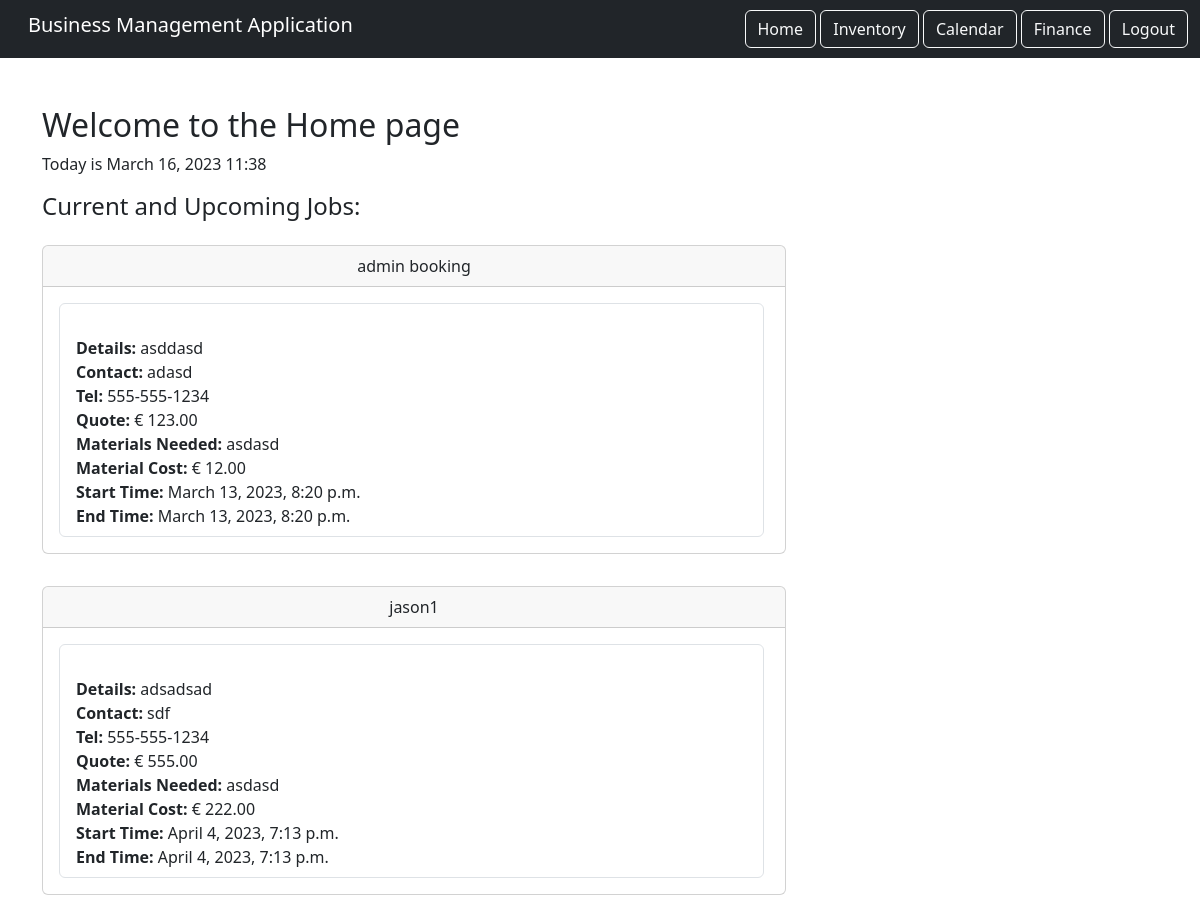
Page / (signed in) on the earlier database version.
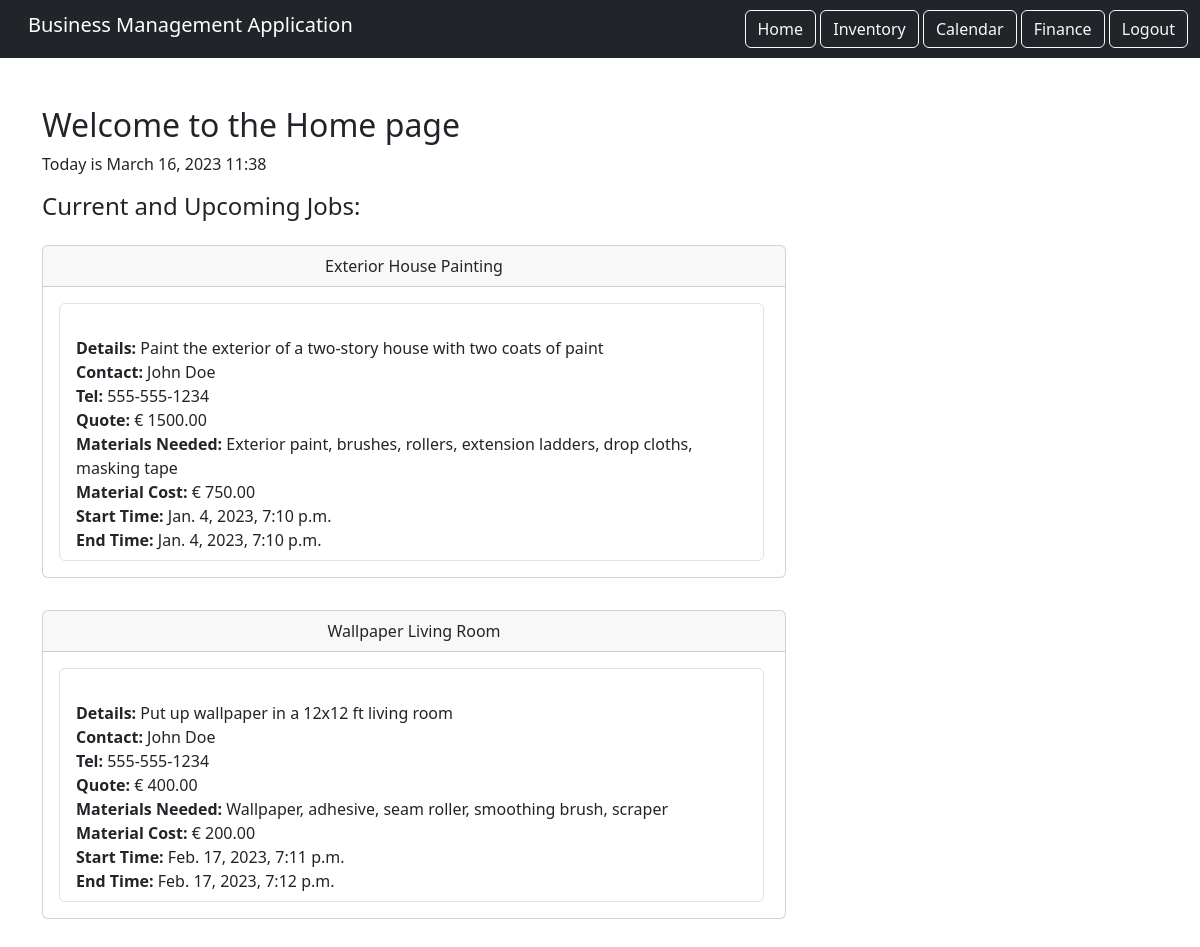
Same page on the later database version.
### calendar_component/models.py (models this page shows, shortened)
class Booking(models.Model):
    title = models.CharField(max_length=200)
    details = models.TextField()
    contact = models.CharField(max_length=200)
    phone_number = models.CharField(max_length=15)
    quote = models.DecimalField(max_digits=10, decimal_places=2)
    materials_needed = models.TextField()
    materials_cost = models.DecimalField(max_digits=10, decimal_places=2)
    start_time = models.DateTimeField()
    end_time = models.DateTimeField()
    completed = models.BooleanField(default=False)

### home/views.py (the view)
# urls.py: path('', views.HomePage.as_view(), name="home"),
class HomePage(LoginRequiredMixin, TemplateView):
    template_name = 'home.html'
    login_url = '/login'
    def get_context_data(self, **kwargs):
        context = super().get_context_data(**kwargs)
        context['now'] = timezone.now()
        context['events'] = Booking.objects.filter(completed=False)[:2]
        return context

### home/templates/home.html (shortened to what this page needs)
{% extends 'base.html' %}
{% load static %}
{% block content %}
    <div class="row">
        <div class="col">
            <div class="home-holder">
                <h1 class="fs-2">Welcome to the Home page</h1>
            </div>
        </div>
    </div>
    <p>Today is {{ now|date:'F d, Y H:i' }}</p>
    <div class="flex-start">
        <h4>Current and Upcoming Jobs:</h4>
    </div>
    <div>
        {% for event in events %}
            <div class="col-md-8 py-3">
                <div class="card">
                    <div class="card-header text-center">
                        {{ event.title }}
                    </div>
                    <div class="card-body">
                        <ul class="list-group">
                            <li class="list-group-item">
                                <br> <span class="text-left"><strong> Details: </strong> {{ event.details }}</span>
                                <br> <span class="text-left"><strong> Contact: </strong> {{ event.contact }}</span>
                                <br> <span class="text-left"><strong> Tel: </strong> {{ event.phone_number }}</span>
                                <br> <span class="text-left"><strong> Quote: </strong> &euro; {{ event.quote }}</span>
                                <br> <span class="text-left"><strong> Materials Needed: </strong> {{ event.materials_needed }}</span>
                                <br> <span class="text-left"><strong> Material Cost: </strong> &euro; {{ event.materials_cost }} </span>
                                <br> <span class="text-left"><strong> Start Time: </strong> {{ event.start_time }}</span>
                                <br> <span class="text-left"><strong> End Time: </strong> {{ event.end_time }}</span>
                        </ul>
                    </div>
                </div>
            </div>
        {% endfor %}
    </div>
{% endblock content %}

### static/templates/base.html (shortened to what this page needs)
{% load static %}
<!DOCTYPE html>
<html lang="en">
  <head>
    <link
      href="https://cdn.jsdelivr.net/npm/bootstrap@5.3.0-alpha1/dist/css/bootstrap.min.css"
      rel="stylesheet"
    />
    <link rel="stylesheet" href="{% static 'css/style.css' %}">
  </head>
  <body>
    <nav class="navbar navbar-dark bg-dark">
      <div class="container-fluid">
          <div class="navbar-brand ps-3">
            <h5>Business Management Application</h5>
          </div>
            <div class="ms-auto">
              {% if user.is_authenticated %}
              <a href="{% url 'home' %}" class="btn btn-outline-light  btn-3d-click">Home</a>
              <a href="{% url 'inventory_list' %}" class="btn btn-outline-light  btn-3d-click">Inventory</a>
              <a href="{% url 'calendar_component:calendar' %}" class="btn btn-outline-light  btn-3d-click">Calendar</a>
              <a href="{% url 'finance' %}" class="btn btn-outline-light  btn-3d-click">Finance</a>
              <a href="{% url 'logout' %}" class="btn btn-outline-light ml-6 btn-3d-click">Logout</a>
              {% endif %}
            </div>
      </div>
    </nav>
    <div class="container my-5">
        {% block content %}
        {% endblock %}
    </div>
  </body>
</html>

### static/css/style.css (style rules this page uses)
ul { height: 100%; padding: 0px 5px 0px 20px; }
a { color: #17a2b8; }

Differences in the rows shown:
removed Booking: title "admin booking", details "asddasd", contact "adasd", phone_number "555-555-1234", quote "123.00", materials_needed "asdasd", materials_cost "12.00", start_time "March 13, 2023, 8:20 p.m.", end_time "March 13, 2023, 8:20 p.m."
removed Booking: title "jason1", details "adsadsad", contact "sdf", phone_number "555-555-1234", quote "555.00", materials_needed "asdasd", materials_cost "222.00", start_time "April 4, 2023, 7:13 p.m.", end_time "April 4, 2023, 7:13 p.m."
added Booking: title "Exterior House Painting", details "Paint the exterior of a two-story house with two coats of paint", contact "John Doe", phone_number "555-555-1234", quote "1500.00", materials_needed "Exterior paint, brushes, rollers, extension ladders, drop cloths, masking tape", materials_cost "750.00", start_time "Jan. 4, 2023, 7:10 p.m.", end_time "Jan. 4, 2023, 7:10 p.m."
added Booking: title "Wallpaper Living Room", details "Put up wallpaper in a 12x12 ft living room", contact "John Doe", phone_number "555-555-1234", quote "400.00", materials_needed "Wallpaper, adhesive, seam roller, smoothing brush, scraper", materials_cost "200.00", start_time "Feb. 17, 2023, 7:11 p.m.", end_time "Feb. 17, 2023, 7:12 p.m."
